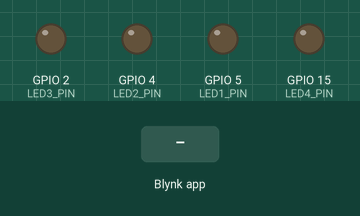
The sketch below on a simulated ESP32. Shown: output pins drawn as LEDs (lit = HIGH). The test bench sets the inputs (shaded band). WiFi joins after 1.5 s; servers stay silent unless stated.

Above: at 3.0 s.
3.1 s: Blynk app writes 1 to V0
At 4.3 s:
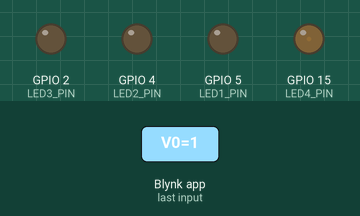
4.6 s: Blynk app writes 200 to V0
At 5.6 s:
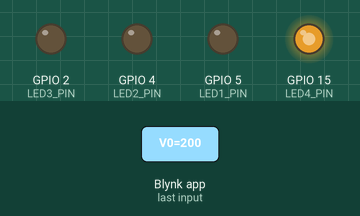
6.1 s: Blynk app writes 1 to V1
At 6.8 s:
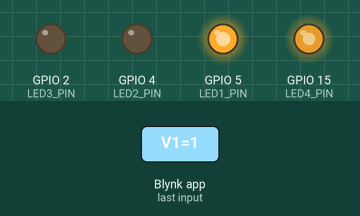
7.6 s: Blynk app writes 0 to V0
At 7.9 s:
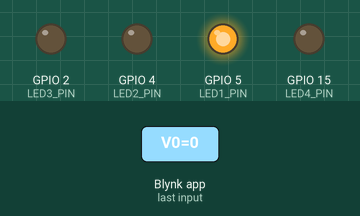
9.1 s: Blynk app writes 1 to V2
At 10.2 s:
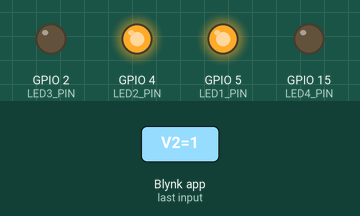
10.6 s: Blynk app writes 0 to V1
At 11.4 s:
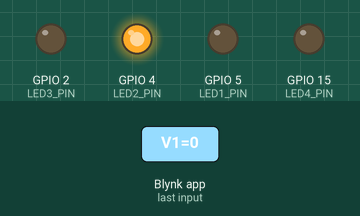
Timing chart, 0 to 13.1 s (numbered marks = the images above; inputs shaded):
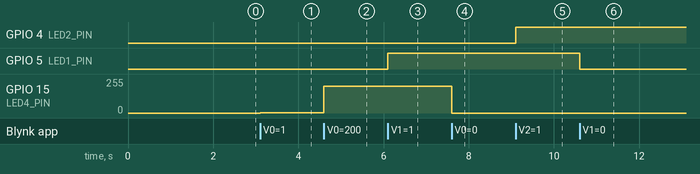

Measured:
- after the input at 3.1 s, GPIO 15 (LED4_PIN): 0/255 → 1/255 at once
- after the input at 4.6 s, GPIO 15 (LED4_PIN): 1/255 → 200/255 at once
- after the input at 6.1 s, GPIO 5 (LED1_PIN): LOW → HIGH at once
- after the input at 7.6 s, GPIO 15 (LED4_PIN): 200/255 → 0/255 at once
- after the input at 9.1 s, GPIO 4 (LED2_PIN): LOW → HIGH at once
- after the input at 10.6 s, GPIO 5 (LED1_PIN): HIGH → LOW at once

The sketch:

4Led.ino
```cpp
#include <WiFi.h>
#include <BlynkSimpleEsp32.h>

char auth[] = "YourAuthToken";
char ssid[] = "YourNetworkName";
char pass[] = "YourPassword";

#define LED1_PIN 5
#define LED2_PIN 4
#define LED3_PIN 2
#define LED4_PIN 15

BlynkTimer timer;

void setup()
{
  Serial.begin(115200);
  Blynk.begin(auth, ssid, pass);

  pinMode(LED1_PIN, OUTPUT);
  pinMode(LED2_PIN, OUTPUT);
  pinMode(LED3_PIN, OUTPUT);
  pinMode(LED4_PIN, OUTPUT);

  timer.setInterval(100L, []() {});
}


void loop()
{
  Blynk.run();
  timer.run();
}

BLYNK_WRITE(V0)
{
  int value = param.asInt();
  analogWrite(LED4_PIN, value);
}

BLYNK_WRITE(V1)
{
  int value = param.asInt();
  digitalWrite(LED1_PIN, value);
}

BLYNK_WRITE(V2)
{
  int value = param.asInt();
  digitalWrite(LED2_PIN, value);
}

BLYNK_WRITE(V3)
{
  int value = param.asInt();
  digitalWrite(LED3_PIN, value);
}
```
